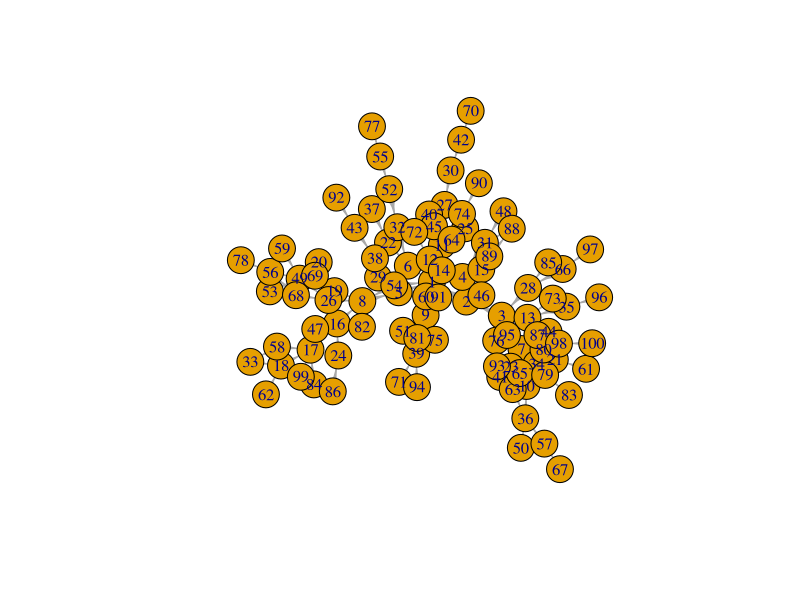
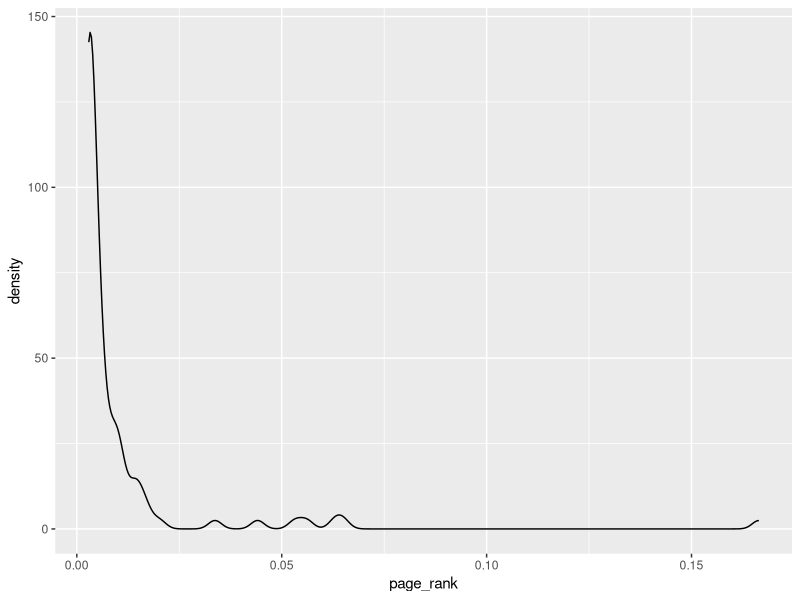

Recreate these plots in R, in order.
library(tidyverse)
library(igraph)

g <- sample_forestfire(100, 0.2)
plot(g, layout = layout_with_kk)

pr <- page_rank(g)

data_frame(page_rank = pr$vector) %>%
  ggplot(aes(x = page_rank)) +
  geom_density()
